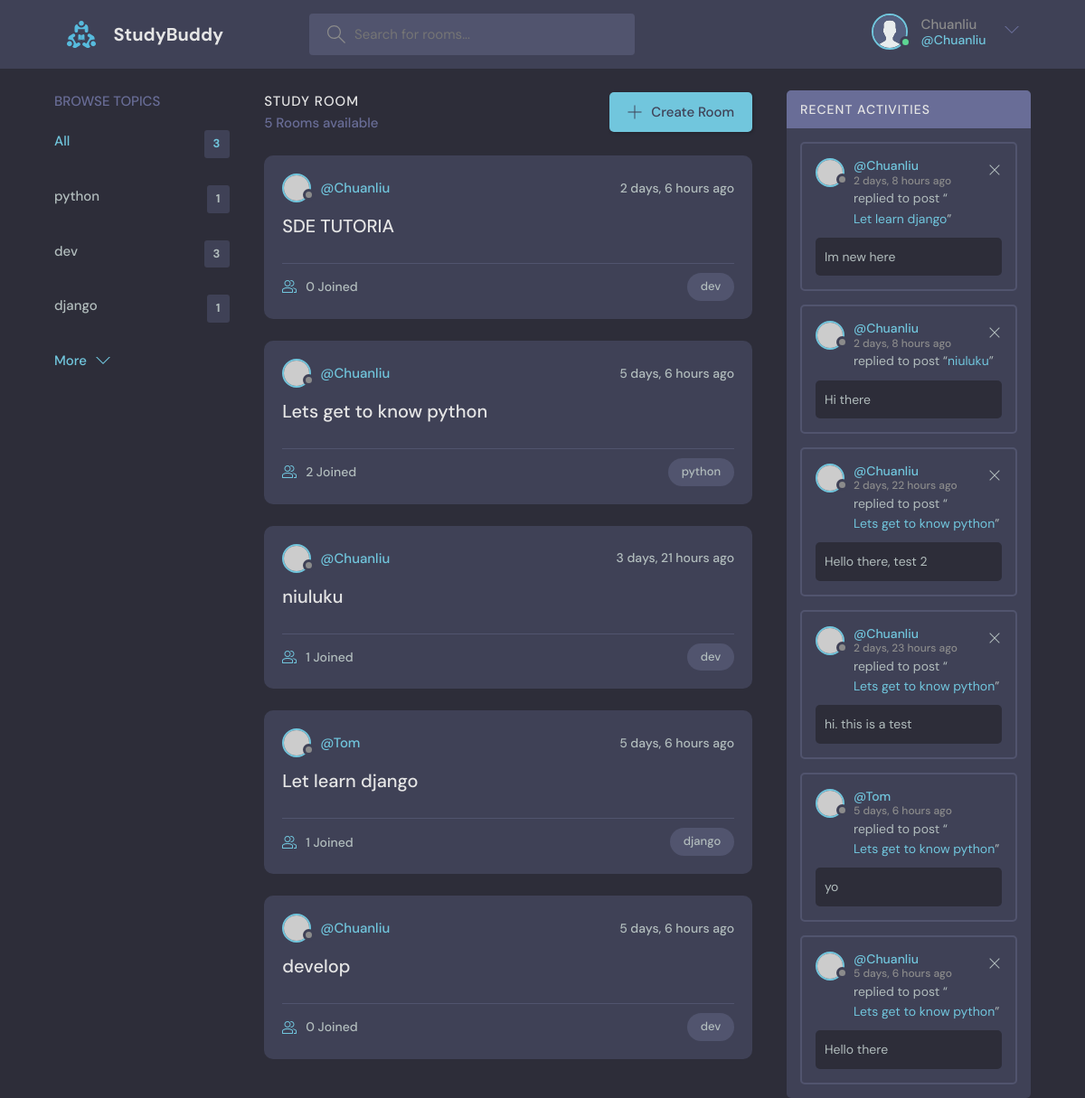
The app's page / (signed in) with its own data.
### base/models.py (models this page shows, shortened)
class Topic(models.Model):
    name = models.CharField(max_length = 200)

class Room(models.Model):
    host = models.ForeignKey(User, on_delete=models.SET_NULL, null=True)
    topic = models.ForeignKey(Topic, on_delete=models.SET_NULL, null=True)
    name = models.CharField(max_length=200)
    description = models.TextField(null=True, blank=True)
    participants = models.ManyToManyField(User, related_name='paticapants',blank=True)
    updated = models.DateTimeField(auto_now=True) #auto_now updtae everytime
    created = models.DateTimeField(auto_now_add=True) #auto_now_add only create timestamp first creat
    class Meta:
        ordering = ['-updated','-created']
    def __str__ (self):
        return self.name

class Message(models.Model):
    user = models.ForeignKey(User, on_delete=models.CASCADE)
    room = models.ForeignKey(Room, on_delete=models.CASCADE)
    body = models.TextField()
    updated = models.DateTimeField(auto_now=True) #auto_now updtae everytime
    created = models.DateTimeField(auto_now_add=True) #auto_now_add only create timestamp first creat
    class Meta:
         ordering = ['-updated', '-created']
    def __str__(self) -> str:
        return self.body

### base/views.py (the view)
# urls.py: path('', views.home, name="home"),
def home(request):
    if request.GET.get('q')!=None:
        q = request.GET.get('q')
    else: q = ''
    rooms = Room.objects.filter(
        Q(topic__name__icontains = q)|
        Q(name__icontains = q)|
        Q(description__icontains = q)
        )
    topics = Topic.objects.all()
    room_count = rooms.count()
    showMessages = Message.objects.filter(
        Q(room__topic__name__icontains = q)
    )
    context = {'rooms': rooms, 'topics':topics, 'room_count':room_count, 'showMessages':showMessages}
    return render(request, 'base/home.html', context)

### base/templates/base/home.html (shortened to what this page needs)
{% extends 'main.html' %}
    {% block content %}
    <main class="layout layout--3">
      <div class="container">
        {% include 'base/topic_component.html' %}
        <div class="roomList">
          <div class="roomList__header">
            <div>
              <h2>Study Room</h2>
              <p>{{room_count}} Rooms available</p>
            </div>
            <a class="btn btn--main" href="create-room.html">
              <svg version="1.1" xmlns="http://www.w3.org/2000/svg" width="32" height="32" viewBox="0 0 32 32">
                <title>add</title>
                <path
                  d="M16.943 0.943h-1.885v14.115h-14.115v1.885h14.115v14.115h1.885v-14.115h14.115v-1.885h-14.115v-14.115z"
                ></path>
              </svg>
              Create Room
            </a>
          </div>
          {% include 'base/feed_component.html' %}
        </div>
        {% include 'base/activity_component.html' %}
      </div>
    </main>
    {% endblock content %}

### templates/navbar.html (shortened to what this page needs)
{% load static %}
<header class="header header--loggedIn">
    <div class="container">
      <a href="{% url 'home' %}" class="header__logo">
        <img src="{% static 'images/logo.svg' %}" />
        <h1>StudyBuddy</h1>
      </a>
      <form class="header__search" method="GET" action="{% url 'home' %}">
        <label>
          <input  name = "q" placeholder="Search for rooms..." />
        </label>
      </form>
      <nav class="header__menu">
        {% if request.user.is_authenticated %}
        <div class="header__user">
          <a href="{% url 'user-profile' pk=request.user.id %}"">
            <div class="avatar avatar--medium active">
              <img src="{% static 'images/avatar.svg' %}" />
            </div>
            <p>{{request.user.username}} <span>@{{request.user}}</span></p>
          </a>
          <button class="dropdown-button">
            <svg version="1.1" xmlns="http://www.w3.org/2000/svg" width="32" height="32" viewBox="0 0 32 32">
              <title>chevron-down</title>
              <path d="M16 21l-13-13h-3l16 16 16-16h-3l-13 13z"></path>
            </svg>
          </button>
        </div>
        {% else %}
        <a href="{% url 'login' %}">
          <img src="{% static 'images/avatar.svg' %}" />
          <p>Login</p>
        </a>
        {% endif %}
      </nav>
    </div>
  </header>

### base/templates/base/topic_component.html
<div class="topics">
    <div class="topics__header">
      <h2>Browse Topics</h2>
    </div>
    <ul class="topics__list">
      <li>
        <a href="{% url 'home' %}" class="active">All <span>{{topics.count}}</span></a>
      </li>
    {% for topic in topics %}
      <li>
        <a href="{% url 'home'%}?q={{topic.name}}">{{topic.name}} <span>{{topic.room_set.all.count}}</span></a>
      </li>
    {% endfor %}
    </ul>
    <a class="btn btn--link" href="topics.html">
      More
      <svg version="1.1" xmlns="http://www.w3.org/2000/svg" width="32" height="32" viewBox="0 0 32 32">
        <title>chevron-down</title>
        <path d="M16 21l-13-13h-3l16 16 16-16h-3l-13 13z"></path>
      </svg>
    </a>
  </div>

### base/templates/base/feed_component.html (shortened to what this page needs)
{% for room in rooms %}
<div class="roomListRoom">
    <div class="roomListRoom__header">
      <a href="{% url 'user-profile' room.host.id %}" class="roomListRoom__author">
        <div class="avatar avatar--small">
          <img src="https://randomuser.me/api/portraits/women/11.jpg" />
        </div>
        <span>@{{ room.host.username }}</span>
      </a>
      <div class="roomListRoom__actions">
        <span>{{ room.created|timesince}} ago</span>
      </div>
    </div>
    <div class="roomListRoom__content">
      <a href="{% url 'room' room.id %}">{{room.name}}</a>
    </div>
    <div class="roomListRoom__meta">
      <a href="{% url 'room' room.id %}" class="roomListRoom__joined">
        {{room.participants.all.count}} Joined
      </a>
      <p class="roomListRoom__topic">{{room.topic.name}}</p>
    </div>
  </div>
  {% endfor %}

### base/templates/base/activity_component.html
<div class="activities">
    <div class="activities__header">
      <h2>Recent Activities</h2>
    </div>
    {% for message in showMessages %}
    <div class="activities__box">
      <div class="activities__boxHeader roomListRoom__header">
        <a href="{% url 'user-profile' message.user.id %}" class="roomListRoom__author">
          <div class="avatar avatar--small">
            <img src="https://randomuser.me/api/portraits/women/11.jpg" />
          </div>
          <p>
            @{{message.user}}
            <span>{{message.created|timesince}} ago</span>
          </p>
        </a>
        {% if request.user == message.user %}
        <div class="roomListRoom__actions">
          <a href="{% url 'delete-message' message.id %}">
            <svg version="1.1" xmlns="http://www.w3.org/2000/svg" width="32" height="32" viewBox="0 0 32 32">
              <title>remove</title>
              <path
                d="M27.314 6.019l-1.333-1.333-9.98 9.981-9.981-9.981-1.333 1.333 9.981 9.981-9.981 9.98 1.333 1.333 9.981-9.98 9.98 9.98 1.333-1.333-9.98-9.98 9.98-9.981z"
              ></path>
            </svg>
          </a>
        </div>
        {% endif %}
      </div>
      <div class="activities__boxContent">
        <p>replied to post “<a href="{% url 'room' message.room.id %}">{{message.room}}</a>”</p>
        <div class="activities__boxRoomContent">
          {{message.body}}
        </div>
      </div>
    </div>
    {% endfor%}
  </div>

### records on screen
Topic: name "python", room_set.all.count "1"
Topic: name "dev", room_set.all.count "3"
Topic: name "django", room_set.all.count "1"
Room: host.username "Chuanliu", created "2 days, 6 hours", name "SDE TUTORIA", participants.all.count "0", topic.name "dev"
Room: host.username "Chuanliu", created "5 days, 6 hours", name "Lets get to know python", participants.all.count "2", topic.name "python"
Room: host.username "Chuanliu", created "3 days, 21 hours", name "niuluku", participants.all.count "1", topic.name "dev"
Room: host.username "Tom", created "5 days, 6 hours", name "Let learn django", participants.all.count "1", topic.name "django"
Room: host.username "Chuanliu", created "5 days, 6 hours", name "develop", participants.all.count "0", topic.name "dev"
Message: user "Chuanliu", created "2 days, 8 hours", room "Let learn django", body "Im new here"
Message: user "Chuanliu", created "2 days, 8 hours", room "niuluku", body "Hi there"
Message: user "Chuanliu", created "2 days, 22 hours", room "Lets get to know python", body "Hello there, test 2"
Message: user "Chuanliu", created "2 days, 23 hours", room "Lets get to know python", body "hi. this is a test"
Message: user "Tom", created "5 days, 6 hours", room "Lets get to know python", body "yo"
Message: user "Chuanliu", created "5 days, 6 hours", room "Lets get to know python", body "Hello there"

### other values on screen
{{ request.user.username }} "Chuanliu"
{{ request.user }} "Chuanliu"
{{ topics.count }} "3"
{{ room_count }} "5"
